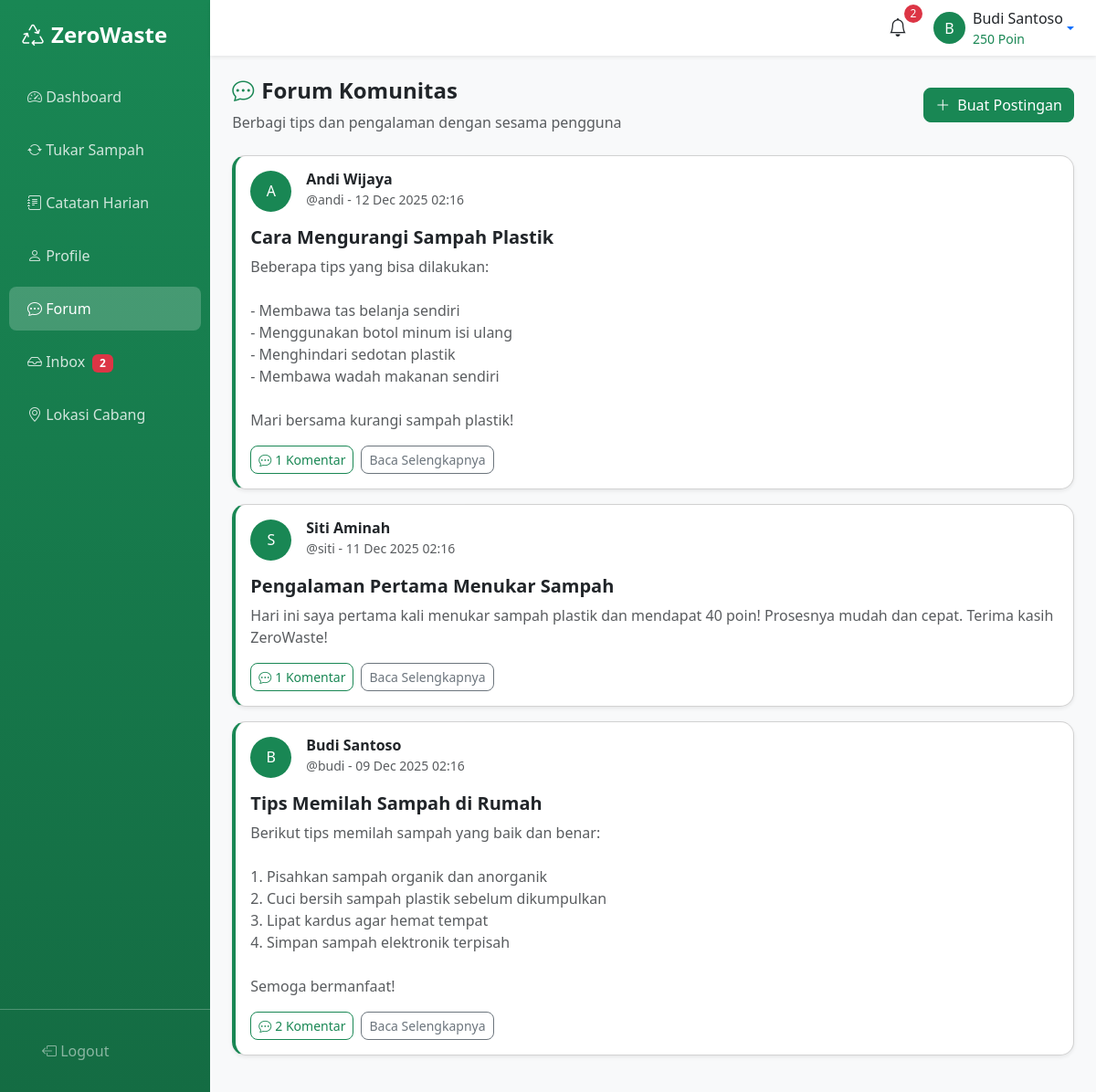
The page /user/forum.php (signed in) on the database its author committed.
### tables this page shows
CREATE TABLE `forum_posts` (
  `id` int(11) NOT NULL AUTO_INCREMENT,
  `user_id` int(11) NOT NULL,
  `title` varchar(255) NOT NULL,
  `content` text NOT NULL,
  `photo` varchar(255) DEFAULT NULL,
  `is_deleted` tinyint(1) DEFAULT 0,
  `created_at` datetime DEFAULT CURRENT_TIMESTAMP,
  PRIMARY KEY (`id`),
  KEY `user_id` (`user_id`),
  CONSTRAINT `forum_posts_ibfk_1` FOREIGN KEY (`user_id`) REFERENCES `users` (`id`) ON DELETE CASCADE
);

CREATE TABLE `users` (
  `id` int(11) NOT NULL AUTO_INCREMENT,
  `username` varchar(50) NOT NULL,
  `email` varchar(100) NOT NULL,
  `password` varchar(255) NOT NULL,
  `full_name` varchar(100) NOT NULL,
  `phone` varchar(20) DEFAULT NULL,
  `address` text DEFAULT NULL,
  `points` int(11) DEFAULT 0,
  `role` varchar(20) DEFAULT 'user',
  `is_active` tinyint(1) DEFAULT 1,
  `is_forum_blocked` tinyint(1) DEFAULT 0,
  `created_at` datetime DEFAULT CURRENT_TIMESTAMP,
  `updated_at` datetime DEFAULT CURRENT_TIMESTAMP ON UPDATE CURRENT_TIMESTAMP,
  PRIMARY KEY (`id`),
  UNIQUE KEY `username` (`username`),
  UNIQUE KEY `email` (`email`)
);

### config/functions.php (called while the page is built, shortened)
<?php
function sanitize($data) {
    return htmlspecialchars(trim($data), ENT_QUOTES, 'UTF-8');
}
function getUserById($id) {
    $db = getDB();
    $stmt = $db->prepare("SELECT * FROM users WHERE id = ?");
    $stmt->execute([$id]);
    return $stmt->fetch();
}
function formatDateTime($datetime) {
    return date('d M Y H:i', strtotime($datetime));
}
?>

### user/forum.php (the view, shortened to what this page needs)
<?php
require_once '../config/database.php';
require_once '../config/functions.php';
$userId = $_SESSION['user_id'];
$user = getUserById($userId);
$stmt = $pdo->query("
    SELECT p.*, u.full_name, u.username,
           (SELECT COUNT(*) FROM forum_comments WHERE post_id = p.id AND is_deleted = 0) as comment_count
    FROM forum_posts p
    JOIN users u ON p.user_id = u.id
    WHERE p.is_deleted = 0
    ORDER BY p.created_at DESC
    LIMIT 50
");
$posts = $stmt->fetchAll();
?>
<!DOCTYPE html>
<html lang="id">
<head>
    <link href="https://cdn.jsdelivr.net/npm/bootstrap@5.3.2/dist/css/bootstrap.min.css" rel="stylesheet">
    <link href="https://cdn.jsdelivr.net/npm/bootstrap-icons@1.11.1/font/bootstrap-icons.css" rel="stylesheet">
    <link href="../assets/css/style.css" rel="stylesheet">
</head>
<body>
    <div class="d-flex">
        <?php include 'includes/sidebar.php'; ?>
        <div class="main-content flex-grow-1">
            <?php include 'includes/topbar.php'; ?>
            <div class="container-fluid p-4">
                <div class="row mb-4">
                    <div class="col-12 d-flex justify-content-between align-items-center">
                        <div>
                            <h4 class="fw-bold"><i class="bi bi-chat-dots me-2 text-success"></i>Forum Komunitas</h4>
                            <p class="text-muted mb-0">Berbagi tips dan pengalaman dengan sesama pengguna</p>
                        </div>
                        <?php if (!$user['is_forum_blocked']): ?>
                        <button class="btn btn-success" data-bs-toggle="modal" data-bs-target="#newPostModal">
                            <i class="bi bi-plus-lg me-2"></i>Buat Postingan
                        </button>
                        <?php endif; ?>
                    </div>
                </div>
                <div class="row">
                    <div class="col-12">
                        <?php if (empty($posts)): ?>
                        <div class="card shadow-sm">
                            <div class="card-body text-center py-5">
                                <i class="bi bi-chat-square-text fs-1 text-muted mb-3"></i>
                                <h5>Belum ada postingan</h5>
                                <p class="text-muted">Jadilah yang pertama membuat postingan!</p>
                            </div>
                        </div>
                        <?php else: ?>
                        <?php foreach ($posts as $post): ?>
                        <div class="card shadow-sm mb-3 forum-post">
                            <div class="card-body">
                                <div class="d-flex justify-content-between align-items-start mb-3">
                                    <div class="d-flex">
                                        <div class="bg-success text-white rounded-circle d-flex align-items-center justify-content-center me-3" style="width: 45px; height: 45px;">
                                            <?= strtoupper(substr($post['full_name'], 0, 1)) ?>
                                        </div>
                                        <div>
                                            <h6 class="mb-0 fw-bold"><?= sanitize($post['full_name']) ?></h6>
                                            <small class="text-muted">@<?= sanitize($post['username']) ?> - <?= formatDateTime($post['created_at']) ?></small>
                                        </div>
                                    </div>
                                </div>
                                <a href="forum-post.php?id=<?= $post['id'] ?>" class="text-decoration-none">
                                    <h5 class="text-dark fw-bold mb-2"><?= sanitize($post['title']) ?></h5>
                                </a>
                                <p class="text-muted mb-3"><?= nl2br(sanitize(substr($post['content'], 0, 300))) ?><?= strlen($post['content']) > 300 ? '...' : '' ?></p>
                                <div class="d-flex align-items-center">
                                    <a href="forum-post.php?id=<?= $post['id'] ?>" class="btn btn-sm btn-outline-success me-2">
                                        <i class="bi bi-chat-dots me-1"></i><?= $post['comment_count'] ?> Komentar
                                    </a>
                                    <a href="forum-post.php?id=<?= $post['id'] ?>" class="btn btn-sm btn-outline-secondary">
                                        Baca Selengkapnya
                                    </a>
                                </div>
                            </div>
                        </div>
                        <?php endforeach; ?>
                        <?php endif; ?>
                    </div>
                </div>
            </div>
        </div>
    </div>
</body>
</html>

### assets/css/style.css (style rules this page uses)
:root { --primary-green: #198754; --light-green: #d1e7dd; --dark-green: #146c43; }
body { font-family: 'Segoe UI', Tahoma, Geneva, Verdana, sans-serif; }
.card { border-radius: 15px; transition: transform 0.2s, box-shadow 0.2s; }
.btn { border-radius: 8px; }
.btn-success { background-color: var(--primary-green); border-color: var(--primary-green); }
.main-content { background-color: #f8f9fa; min-height: 100vh; }
.forum-post { border-left: 4px solid var(--primary-green); transition: all 0.3s; }

### rows shown on the page
forum_posts: user.full_name "A", user.full_name "Andi Wijaya", user.username "andi", created_at "12 Dec 2025 02:16", title "Cara Mengurangi Sampah Plastik", content "Beberapa tips yang bisa dilakukan: - Membawa tas belanja sendiri - Menggunakan botol minum isi ulang - Menghindari sedotan plastik - Membawa wadah makanan sendiri Mari bersama kurangi sampah plastik!", comment_count "1"
forum_posts: user.full_name "S", user.full_name "Siti Aminah", user.username "siti", created_at "11 Dec 2025 02:16", title "Pengalaman Pertama Menukar Sampah", content "Hari ini saya pertama kali menukar sampah plastik dan mendapat 40 poin! Prosesnya mudah dan cepat. Terima kasih ZeroWaste!", comment_count "1"
forum_posts: user.full_name "B", user.full_name "Budi Santoso", user.username "budi", created_at "09 Dec 2025 02:16", title "Tips Memilah Sampah di Rumah", content "Berikut tips memilah sampah yang baik dan benar: 1. Pisahkan sampah organik dan anorganik 2. Cuci bersih sampah plastik sebelum dikumpulkan 3. Lipat kardus agar hemat tempat 4. Simpan sampah elektronik terpisah Semoga bermanfaat!", comment_count "2"

### other values the page prints
$count "2"
$unreadCount "2"
substr($_SESSION['full_name'], 0, 1) "B"
$_SESSION['full_name'] "Budi Santoso"
$_SESSION['points'] "250"
